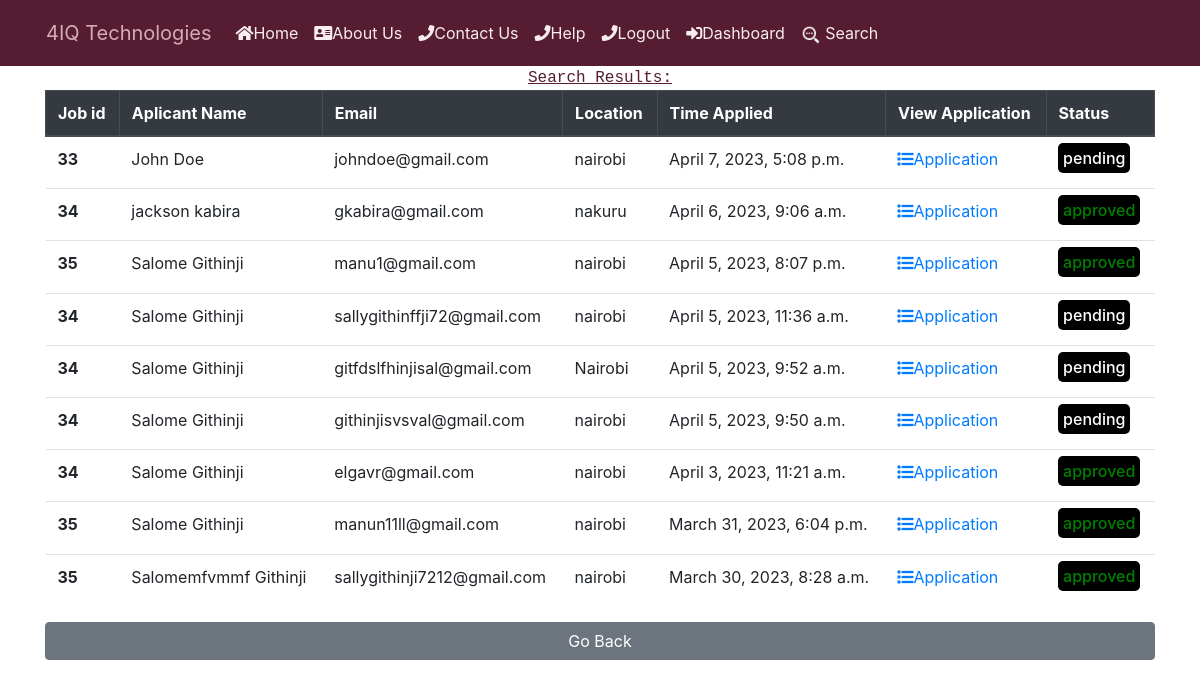
Page /job/search_jobs (signed in) on the earlier database version.
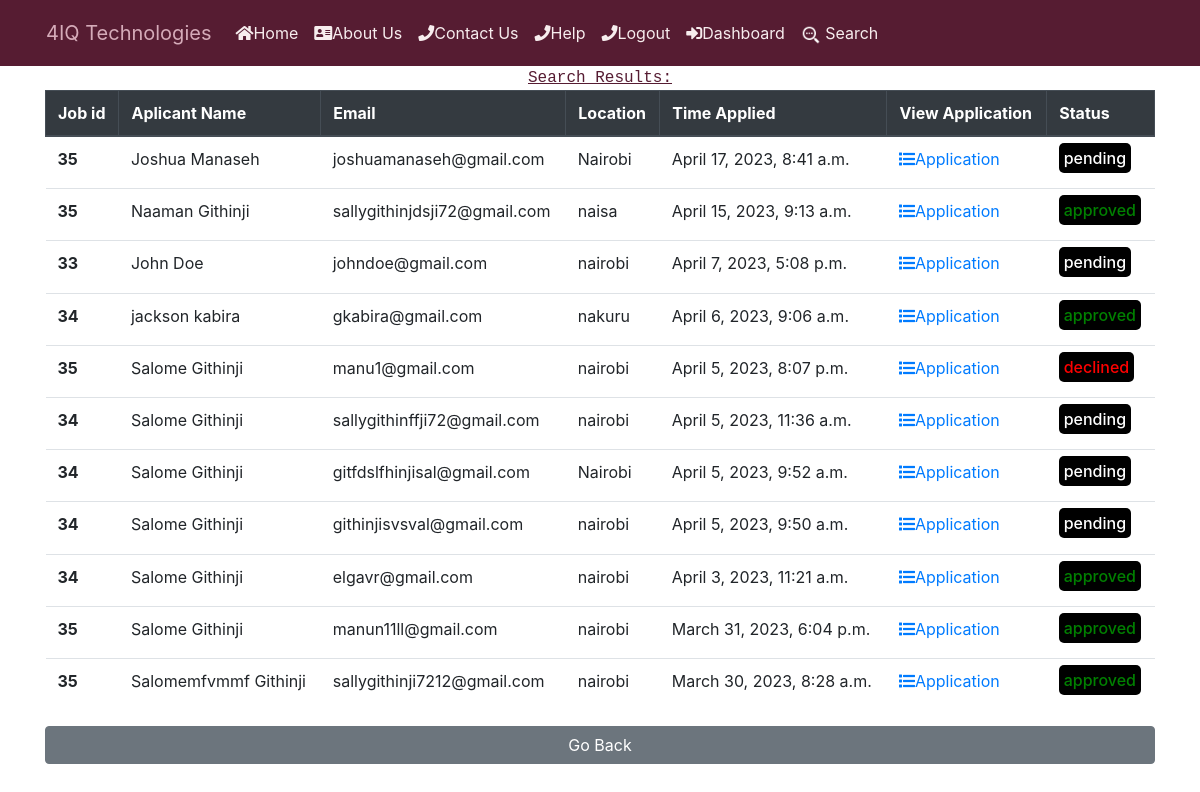
Same page on the later database version.
### job/models.py (models this page shows, shortened)
class Application(models.Model):
    APPROVED = 'approved'
    PENDING = 'pending'
    DECLINED = 'declined'
    CHOICES_STATUS = (
        (APPROVED,'Approved'),
        (PENDING,'Pending' ),
        (DECLINED,'Declined' )
     )
    job = models.ForeignKey(Job,
                            related_name='applications',
                             on_delete=models.CASCADE)
    first_name = models.CharField(max_length=200, null=True, blank=True)
    last_name = models.CharField(max_length=200, null=True, blank=True)
    date_of_birth = models.CharField(max_length=20, blank=True, null=True)
    gender = models.CharField(max_length=1,
                              choices=GENDER,
                              blank=False,
                              null=True)
    email = models.EmailField(max_length=70, blank=True, unique=True)
    location = models.CharField(
        max_length=104,
        null=True
    )
    mobile = models.IntegerField(null=True, blank=True)
    education   = models.CharField( max_length=2553, null=True, blank=True)
    content = models.TextField()
    experience = models.TextField()
    resume  = models.FileField( upload_to="resumes/", null=True, blank=True)
    created_at = models.DateTimeField(auto_now_add=True,null=False)
    status = models.CharField(max_length=20,choices=CHOICES_STATUS,default='pending')
    created_by = models.ForeignKey(User,
                                   related_name="applications",
                                   on_delete=models.CASCADE)
    class Meta:
        ordering = ['-created_at']

class Job(models.Model):
    COMPUTER_SUPPORT_SPECIALIST = 'Computer Support Specialist'
    HARDWARE_ENGINEER = 'Hardware Engineer'
    COMPUTER_SYSTEM_ANALYST = 'Computer System Analyst'
    SOFTWARE_DEVELOPER = 'Software Developer'
    PROGRAMMER = 'Programmer'
    WEB_DEVELOPER = 'Web Developer'
    NETWORK_ENGINEER = 'Network Engineer'
    SOFTWARE_TESTER = 'Software Tester'
    FRONTEND_DEVELOPER = "Frontend Developer"
    BACKEND_DEVELOPER = "Backend Developer"
    CHOICES_SIZE =   ( (COMPUTER_SUPPORT_SPECIALIST ,'COMPUTER_SUPPORT_SPECIALIST'),
    ( HARDWARE_ENGINEER ,'HARDWARE_ENGINEER'),
    ( COMPUTER_SYSTEM_ANALYST, 'COMPUTER_SYSTEM_ANALYST' ),
    ( SOFTWARE_DEVELOPER, 'SOFTWARE_DEVELOPER'),
    ( PROGRAMMER , 'PROGRAMMER'),
    ( WEB_DEVELOPER,'WEB_DEVELOPER'),
    ( NETWORK_ENGINEER,'NETWORK_ENGINEER'),
    ( SOFTWARE_TESTER,'SOFTWARE_TESTER'),
    (FRONTEND_DEVELOPER,"FRONTEND_DEVELOPER"),
    (BACKEND_DEVELOPER,"BACKEND_DEVELOPER")
    )
    ACTIVE = 'active'
    EMPLOYED = 'employed'
    ARCHIVED = 'archived'
    CHOICES_STATUS = (
        (EMPLOYED,'Employed'),
        (ACTIVE,'Active' ),
        (ARCHIVED,'Archived' )
     )
    title = models.CharField(max_length=200)
    created_at = models.DateTimeField(auto_now_add=True)
    skillset_required = models.TextField(null=True)
    about_job= models.TextField(blank=True, null=True)
    image = models.ImageField(upload_to="covers/",null=True,blank=True)
    experience = models.CharField(max_length=100,null=True)
    salary = models.CharField(max_length=50,null=True)
    deadline = models.CharField(max_length=50,null=True)
    department_name = models.CharField( max_length=30,choices=CHOICES_SIZE)
    created_by = models.ForeignKey(User,
                                   related_name="jobs",
                                   on_delete=models.CASCADE)
    status = models.CharField(max_length=20,choices=CHOICES_STATUS,default='active')
    class Meta:
        ordering = ['-created_at']

### job/views.py (the view)
# urls.py: path("search_jobs", views.search_jobs, name="search_jobs"),
def search_jobs(request):
  status = request.GET.get('status', '')
  job_id = request.GET.get('job_id', '')
  if job_id:
        job = Job.objects.get(id=job_id)
        if status:
            applications = job.applications.filter(status=status) # type: ignore
        else:
            applications = job.applications.all() # type: ignore
  else:
        if status:
            applications = Application.objects.filter(status=status)
        else:
            applications = Application.objects.all()
  context = {
    'applications': applications,
    'status': status
  }
  return render(request, 'search_job.html', context)

### notification/context_processors.py (called while the page is built)
def notifications(request):
    if request.user.is_authenticated:
        return {
            'notificactions': request.user.notifications.filter(is_read=False)
        }
    else:
        return {'notifications': []}

### job/templates/search_job.html (shortened to what this page needs)
{% include 'header.html' %}
{% load static %}
{% block content %}
{% if applications %}
    <center style="text-decoration: underline; color: #561c32 ;font-family: 'Courier New', Courier, monospace;"> Search Results:
    </center>
<div class="container">
    <table class="table "width="100%">
      <thead class="thead-dark table-striped table-bordered">
        <tr>
          <th scope="col">Job id</th>
          <th scope="col">Aplicant Name</th>
          <th scope="col">Email</th>
          <th scope="col">Location</th>
          <th scope="col">Time Applied</th>
          <th scope="col">View Application</th>
          <th scope="col">Status</th>
        </tr>
      </thead>
      <tbody>
        {% for application in applications %}
        <tr>
          <th>{{ application.job.id }}</th>
          <td>{{application.first_name}} {{application.last_name}}</td>
          <td>{{application.email}}</td>
          <td>{{application.location}}</td>
          <td>{{application.created_at}}</td>
          <td>
            <a href="{% url 'view_application' application.id %}"
              ><i class="fas fa-list"></i>Application</a
            >
          </td>
            <td>
                {% if application.status == 'pending' %}
                <h6><span style="color: white; border-radius: 5px; padding: 5px; background-color: black">{{ application.status }}</span></h6>
              {% elif application.status == 'approved' %}
                <h6><span style="color: green; border-radius: 5px; padding: 5px; background-color: black">{{ application.status }}</span></h6>
              {% elif application.status == 'declined' %}
                <h6><span style="color: red; border-radius: 5px; padding: 5px; background-color: black">{{ application.status }}</span></h6>
              {% endif %}
            </td>
        </tr>
        {% endfor %}
      </tbody>
    </table>
        {% endif %}
        <a href="{% url 'dashboard' %}" style="justify-content: center;text-align:center; display:flex;"  class="btn btn-secondary">Go Back</a>
        {% endblock %}
        </div>

Differences in the rows shown:
added Application: job.id "35", first_name "Joshua", last_name "Manaseh", email "joshuamanaseh@gmail.com", location "Nairobi", created_at "April 17, 2023, 8:41 a.m.", status "pending"
added Application: job.id "35", first_name "Naaman", last_name "Githinji", email "sallygithinjdsji72@gmail.com", location "naisa", created_at "April 15, 2023, 9:13 a.m.", status "approved"
changed Application "manu1@gmail.com": status "approved" → "declined"
